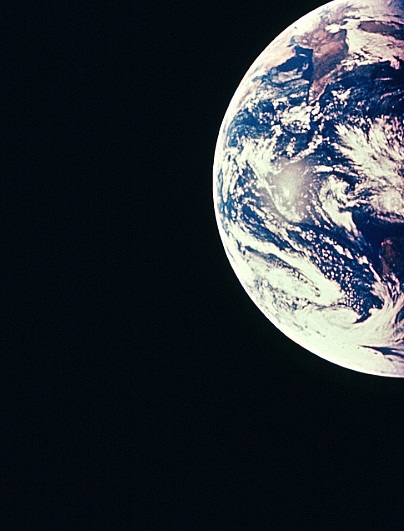
#> input picture earth7.jpg, 404 x 531 px
$ python camera_motion.py   (Python 2 division)
#> lines starting #> are read from the running program, lines starting #| are printed output that depends on the picture; after the words box and inside, x2 and y2 are one past the last pixel; in counts of white or black regions, pixels touching at a corner belong together
import cv2
import sys
import numpy as np

path = "earth7.jpg"
im = cv2.imread(path)
#> im is the input picture: shape (531, 404, 3); mean B, G, R 55.9, 49, 43.2
cv2.imwrite("earth.png", im)
img2 = cv2.cvtColor(im, cv2.COLOR_RGB2GRAY)
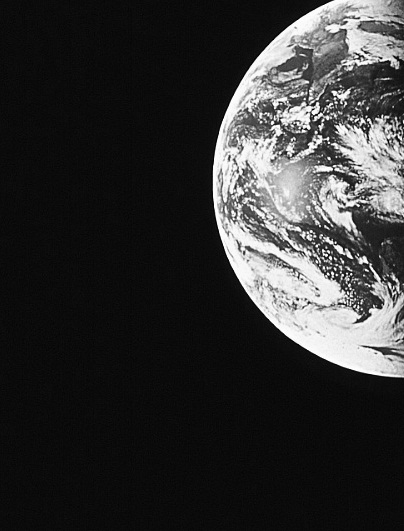
#> img2: shape (531, 404); min 0, max 255, mean 50.4
features = cv2.goodFeaturesToTrack(img2, 50, .01, 50)
#> features = 17 rows, first 8: [330, 256], [303, 128], [298, 299], [359, 205], [358, 56], [368, 119], [371, 285], [247, 108]
height = img2.shape[0]
#> height = 531
width = img2.shape[1]
#> width = 404
ch_height = 0
ch_width = 0
for item in features:
    for x, y in item:
        if x > (width/2):
            ch_width -= 1
        else:
            ch_width += 1
        if y > (height/2):
            ch_height -= 1
        else:
            ch_height += 1
        cv2.circle(img2, (x,y), 10, (255,255,255))
#> this loop made 17 passes
#> item on passes 1 to 12: [[330, 256]], [[303, 128]], [[298, 299]], [[359, 205]], [[358, 56]], [[368, 119]], [[371, 285]], [[247, 108]], [[280, 250]], [[246, 190]], [[303, 68]], [[391, 350]]
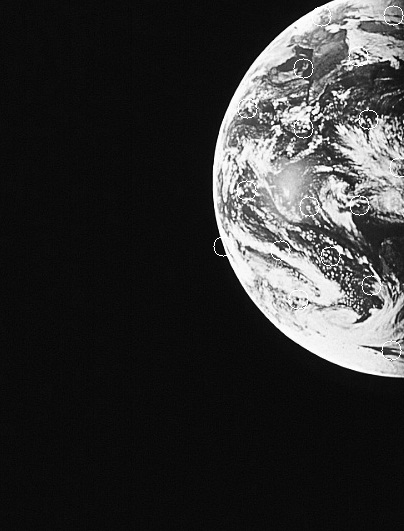
#> img2: shape (531, 404); 0.43% of pixels changed, all inside (x1, y1, x2, y2) = (213, 5, 404, 361)
#> after the loop, ch_height = 11; ch_width = -17
print len(features)
#| 17
print ch_width, ch_height
#| -17 11
cv2.imshow("features", img2)
if ch_width >= len(features)/2:
    print "Move camera Left"
elif -ch_width >= len(features)/2:
    print "Move camera Right"
else:
    print "X-axis OK."
if ch_height >= len(features)/2:
    print "Move camera Up"
elif -ch_height >= len(features)/2:
    print "Move camera Down"
else:
    print "Y-axis OK."
cv2.waitKey(0)
if cv2.waitKey(10) != -1:
#> (key Esc is pressed here)
    print "stop"
cv2.destroyWindow("features")
